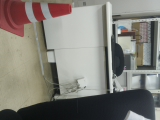
#> input picture photo0000.jpg, 160 x 120 px
$ python -i run_following_EM2.py   (imports and definitions only)
#> lines starting #> are read from the running program, lines starting #| are printed output that depends on the picture; after the words box and inside, x2 and y2 are one past the last pixel; in counts of white or black regions, pixels touching at a corner belong together
#> further down, picture is the input picture: shape (120, 160, 3); mean B, G, R 119.6, 126.6, 129.4
from gpiozero import Motor

import time
import cv2
import numpy as np
import threading
from queue import Queue
import bluetooth

from main_const import *

# [225 lines left out: functions setup, motor_move_default, motor_stop_default, deceleration_default, motor_continue_default, move_default and 5 more, not called in this run]


def red_detect(img):
	# HSV色空間に変換
	hsv = cv2.cvtColor(img, cv2.COLOR_BGR2HSV)
#> hsv: shape (120, 160, 3); mean H, S, V 58.3, 36.2, 132.9

	# 赤色のHSVの値域1
	hsv_min = np.array([0,100,100])
	hsv_max = np.array([5,255,255])
	mask1 = cv2.inRange(hsv, hsv_min, hsv_max)
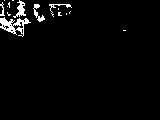
#> mask1: shape (120, 160); 2.9% white; 15 white regions (10 under 20 px), largest, box (x1, y1, x2, y2) and area: (0, 17, 31, 37) 256, (13, 0, 26, 18) 98, (33, 4, 45, 22) 78, (49, 4, 72, 17) 56, (0, 2, 5, 16) 30

	# 赤色のHSVの値域2
	hsv_min = np.array([160,100,100])
	hsv_max = np.array([179,255,255])
	mask2 = cv2.inRange(hsv, hsv_min, hsv_max)
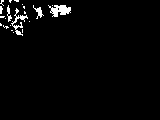
#> mask2: shape (120, 160); 2.5% white; 21 white regions (17 under 20 px), largest, box (x1, y1, x2, y2) and area: (48, 5, 71, 17) 169, (11, 8, 28, 36) 125, (33, 5, 44, 19) 54, (7, 5, 12, 22) 40

	mask = mask1 + mask2
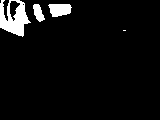
#> mask: shape (120, 160); 5.4% white; 4 white regions (1 under 20 px), largest, box (x1, y1, x2, y2) and area: (0, 0, 31, 37) 656, (48, 4, 72, 17) 244, (33, 4, 45, 22) 132

	return mask

# [197 lines left out: functions get_largest_red_object, discovery, main_detect, main, not called in this run]

# [6 lines not run here, left out]

>>> import cv2
>>> picture = cv2.imread('../photo0000.jpg')
>>> result = red_detect(picture)
